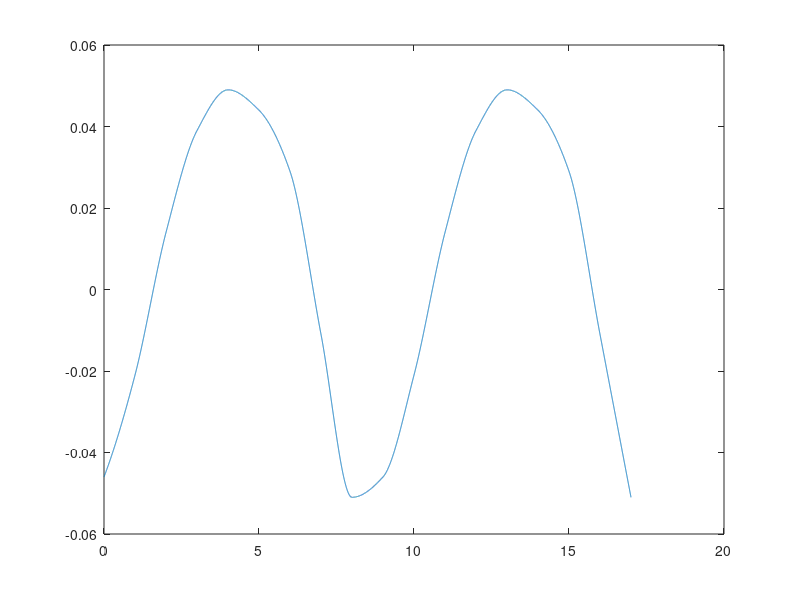

Here is the MATLAB script that generated this plot:
n=0:1:17;
c=8;
ni=0:0.001:17;
U=[3, 4, 5, 6, 7, 8.5, 9, 10, 9.5, 3, 4, 5, 6, 7, 8.5, 9, 10, 9.5 ]
U=U-7.25;
I=[0.015, 0.04, 0.075, 0.1,  0.11, 0.105, 0.09, 0.05, 0.01, 0.015, 0.04, 0.075, 0.1,  0.11, 0.105, 0.09, 0.05, 0.01];
I=I-0.061;
Ui=pchip(n, U, ni);
Ii=pchip(n, I, ni)

p=Ui.*Ii;
Pi=1/((3*c)*(p(1) + 4*(p(2)+p(4)+p(6)+p(8))+2*(p(3)+p(5)+p(7))+p(9)));
figure

plot(ni,Ii)


